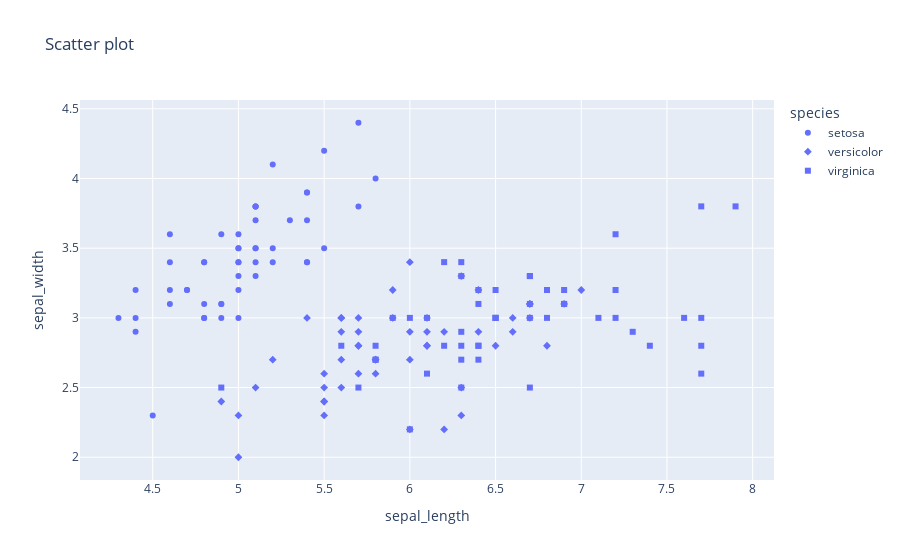

Source (notebook cell):
### Markdown cell above
- `symbol="species"` assigns different marker symbols to points based on the `species` column

### Code cell
fig = px.scatter(data_frame=df, x="sepal_length", y="sepal_width", title="Scatter plot", 
                 symbol="species")
fig.show()

### Figure 1 — Plotly figure (JSON) as saved in the notebook; plotly's stock layout.template omitted (floating-point values rounded to 4 significant figures)
{"data": [{"hovertemplate": "species=setosa<br>sepal_length=%{x}<br>sepal_width=%{y}<extra></extra>", "legendgroup": "setosa", "marker": {"color": "#636efa", "symbol": "circle"}, "mode": "markers", "name": "setosa", "orientation": "v", "showlegend": true, "type": "scatter", "x": [5.1, 4.9, 4.7, 4.6, 5.0, 5.4, 4.6, 5.0, 4.4, 4.9, 5.4, 4.8, 4.8, 4.3, 5.8, 5.7, 5.4, 5.1, 5.7, 5.1, 5.4, 5.1, 4.6, 5.1, 4.8, 5.0, 5.0, 5.2, 5.2, 4.7, 4.8, 5.4, 5.2, 5.5, 4.9, 5.0, 5.5, 4.9, 4.4, 5.1, 5.0, 4.5, 4.4, 5.0, 5.1, 4.8, 5.1, 4.6, 5.3, 5.0], "xaxis": "x", "y": [3.5, 3.0, 3.2, 3.1, 3.6, 3.9, 3.4, 3.4, 2.9, 3.1, 3.7, 3.4, 3.0, 3.0, 4.0, 4.4, 3.9, 3.5, 3.8, 3.8, 3.4, 3.7, 3.6, 3.3, 3.4, 3.0, 3.4, 3.5, 3.4, 3.2, 3.1, 3.4, 4.1, 4.2, 3.1, 3.2, 3.5, 3.6, 3.0, 3.4, 3.5, 2.3, 3.2, 3.5, 3.8, 3.0, 3.8, 3.2, 3.7, 3.3], "yaxis": "y"}, {"hovertemplate": "species=versicolor<br>sepal_length=%{x}<br>sepal_width=%{y}<extra></extra>", "legendgroup": "versicolor", "marker": {"color": "#636efa", "symbol": "diamond"}, "mode": "markers", "name": "versicolor", "orientation": "v", "showlegend": true, "type": "scatter", "x": [7.0, 6.4, 6.9, 5.5, 6.5, 5.7, 6.3, 4.9, 6.6, 5.2, 5.0, 5.9, 6.0, 6.1, 5.6, 6.7, 5.6, 5.8, 6.2, 5.6, 5.9, 6.1, 6.3, 6.1, 6.4, 6.6, 6.8, 6.7, 6.0, 5.7, 5.5, 5.5, 5.8, 6.0, 5.4, 6.0, 6.7, 6.3, 5.6, 5.5, 5.5, 6.1, 5.8, 5.0, 5.6, 5.7, 5.7, 6.2, 5.1, 5.7], "xaxis": "x", "y": [3.2, 3.2, 3.1, 2.3, 2.8, 2.8, 3.3, 2.4, 2.9, 2.7, 2.0, 3.0, 2.2, 2.9, 2.9, 3.1, 3.0, 2.7, 2.2, 2.5, 3.2, 2.8, 2.5, 2.8, 2.9, 3.0, 2.8, 3.0, 2.9, 2.6, 2.4, 2.4, 2.7, 2.7, 3.0, 3.4, 3.1, 2.3, 3.0, 2.5, 2.6, 3.0, 2.6, 2.3, 2.7, 3.0, 2.9, 2.9, 2.5, 2.8], "yaxis": "y"}, {"hovertemplate": "species=virginica<br>sepal_length=%{x}<br>sepal_width=%{y}<extra></extra>", "legendgroup": "virginica", "marker": {"color": "#636efa", "symbol": "square"}, "mode": "markers", "name": "virginica", "orientation": "v", "showlegend": true, "type": "scatter", "x": [6.3, 5.8, 7.1, 6.3, 6.5, 7.6, 4.9, 7.3, 6.7, 7.2, 6.5, 6.4, 6.8, 5.7, 5.8, 6.4, 6.5, 7.7, 7.7, 6.0, 6.9, 5.6, 7.7, 6.3, 6.7, 7.2, 6.2, 6.1, 6.4, 7.2, 7.4, 7.9, 6.4, 6.3, 6.1, 7.7, 6.3, 6.4, 6.0, 6.9, 6.7, 6.9, 5.8, 6.8, 6.7, 6.7, 6.3, 6.5, 6.2, 5.9], "xaxis": "x", "y": [3.3, 2.7, 3.0, 2.9, 3.0, 3.0, 2.5, 2.9, 2.5, 3.6, 3.2, 2.7, 3.0, 2.5, 2.8, 3.2, 3.0, 3.8, 2.6, 2.2, 3.2, 2.8, 2.8, 2.7, 3.3, 3.2, 2.8, 3.0, 2.8, 3.0, 2.8, 3.8, 2.8, 2.8, 2.6, 3.0, 3.4, 3.1, 3.0, 3.1, 3.1, 3.1, 2.7, 3.2, 3.3, 3.0, 2.5, 3.0, 3.4, 3.0], "yaxis": "y"}], "layout": {"autosize": true, "legend": {"title": {"text": "species"}, "tracegroupgap": 0}, "title": {"text": "Scatter plot"}, "xaxis": {"anchor": "y", "autorange": true, "domain": [0, 1], "range": [4.079, 8.121], "title": {"text": "sepal_length"}, "type": "linear"}, "yaxis": {"anchor": "x", "autorange": true, "domain": [0, 1], "range": [1.802, 4.598], "title": {"text": "sepal_width"}, "type": "linear"}}}
